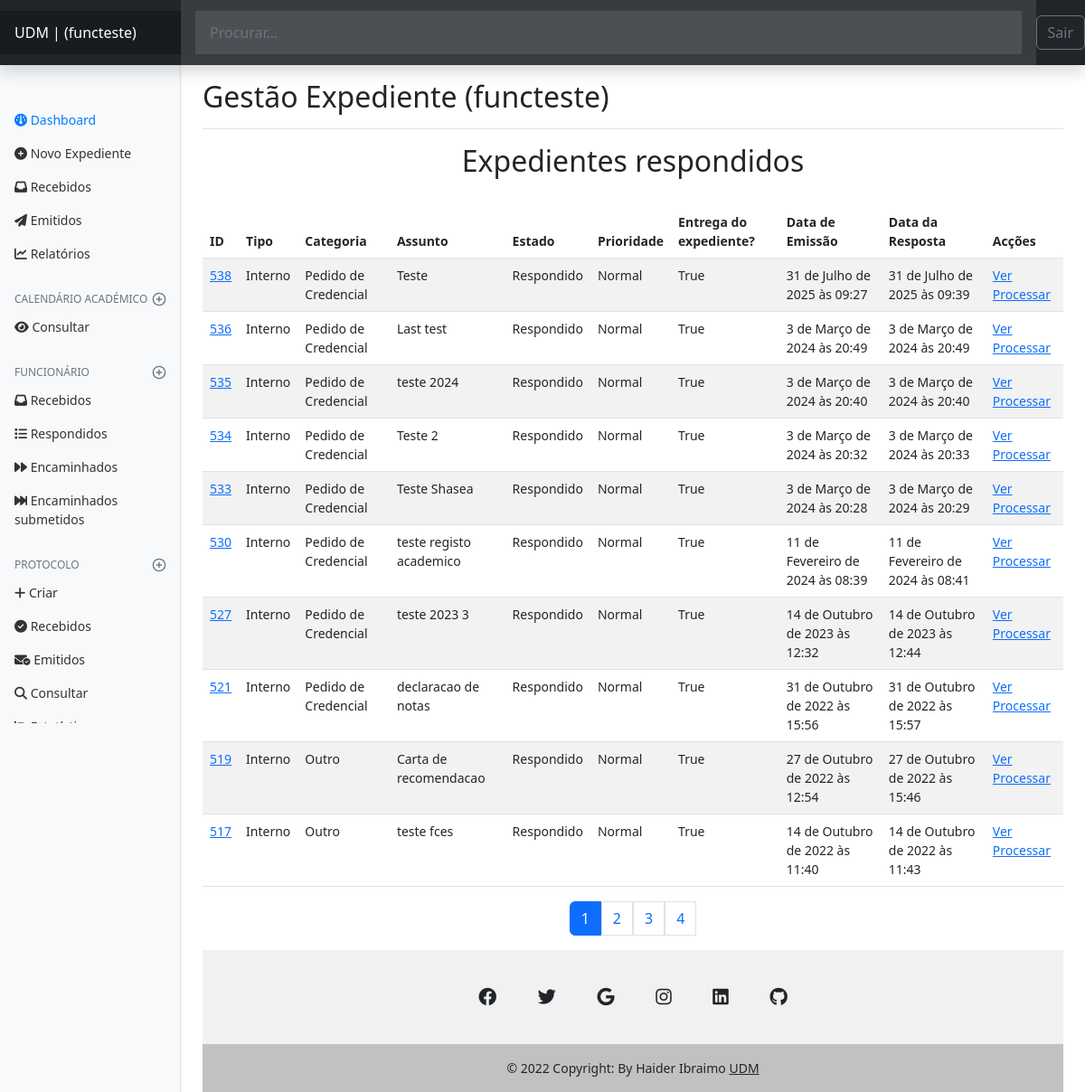
Screenshot of /authors/dashbord/expedient/respondidos_funcionario (signed in) with the database file from the repository.
### expedient/models.py (models this page shows, shortened)
class Expedient(models.Model):
    numero_Ex = models.IntegerField()
    tipo = models.CharField(max_length=50)
    departamento = models.CharField(max_length=100)
    categoria = models.CharField(max_length=100)
    assunto = models.CharField(max_length=150, null=False, )
    prioridade = models.CharField(max_length=20)
    confidencial = models.BooleanField(default=False)
    descricao = models.TextField(null=True, )
    estado = models.CharField(max_length=20)
    anexo = models.FileField(
        upload_to='expedient/uploads/%Y/%m/%d/', null=True,)
    data_emissao = models.DateTimeField(auto_now_add=True)
    data_recepcao = models.DateTimeField(auto_now=True)
    recebido = models.BooleanField(default=False)
    slug = models.SlugField()
    departamento = models.ForeignKey(
        Departamento, on_delete=models.SET_NULL, null=True, default=None)
    usuario = models.ForeignKey(User, on_delete=models.SET_NULL, null=True)

### authors/views.py (the view)
# urls.py: path('dashbord/expedient/respondidos_funcionario', views.dashbord_expedient_respondidos_funcionario,
@login_required(login_url='authors:login', redirect_field_name='next')
def dashbord_expedient_respondidos_funcionario(request):
    id_departamento = Funcionario.objects.get(author=request.user)
    departamento1 = id_departamento.departamento
    print(departamento1)
    funcionario = Funcionario.objects.filter(author=request.user).first()
    expedients = Expedient.objects.filter(departamento=departamento1, recebido=True, estado='Respondido',
                                          )
    page_obj, pagination_range = make_pagination(
        request, expedients, PER_PAGE)
    return render(request,
                  'authors/pages/dashbord_respondidos_funcionario.html', context={
                      'expedients': page_obj,
                      'pagination_range': pagination_range,
                      'funcionario': funcionario
                  }
                  )

### expedient/models.py (called while the page is built)
    def __str__(self):
        return self.nome

### authors/templates/authors/pages/dashbord_respondidos_funcionario.html (shortened to what this page needs)
{% extends 'global/base.html' %}
{% block content %}
<h2 align="center">Expedientes respondidos</h2>
<br>
  <table class="table table-striped table-hover">
    <thead>
     <tr>
        <th>ID </th>
        <th>Tipo</th>
        <th>Categoria</th>
        <th>Assunto</th>
        <th>Estado</th>
        <th>Prioridade</th>
        <th>Entrega do expediente?</th>
        <th>Data de Emissão</th>
        <th>Data da Resposta</th>
        <th>Acções</th>
     </tr>
      </thead>
    {% for expedient in expedients %}
    <tr>
        <td> <a href="{% url 'authors:dashbord_expedient_detail' expedient.id %}">{{ expedient.id }}</a> </td>
        <td>{{ expedient.tipo }}</td>
        <td>{{ expedient.categoria }}</td>
        <td>{{ expedient.assunto }}</td>
        <td>{{ expedient.estado }}</td>
        <td>{{ expedient.prioridade }}</td>
        <td>{{ expedient.recebido }}</td>
        <td>{{ expedient.data_emissao }}</td>
        <td>{{ expedient.data_recepcao }}</td>
        <td> <a href="{% url 'authors:dashbord_expedient_detail' expedient.id %}">Ver</a> <a href="{% url 'authors:dashbord_expedient_detail' expedient.id %}">Processar</a></td>
     </tr>
    {% empty %}
      <li>
        <p>Não tens nenhum expediente.</p>
      </li>
    {% endfor %}
</table>
{% endblock content %}

### expedient/templates/expedient/partials/header.html (shortened to what this page needs)
{% if request.user.is_authenticated %}
<header class="navbar navbar-dark sticky-top bg-dark flex-md-nowrap p-0 shadow">
    <a class="navbar-brand col-md-3 col-lg-2 me-0 px-3 fs-6" href="{% url 'authors:dashbord' %}">UDM  | ({{ request.user.username }}) </a>
    <form action="{% url 'authors:search' %}" method="get" class="form-control form-control-dark w-100 rounded-0 border-0">
    <input class="form-control form-control-dark w-100 rounded-0 border-0" type="text" placeholder="Procurar..." name="search"  aria-label="Search" value="{{ search_term }}">
    </form>
    <div class="navbar-nav">
      <div class="nav-item text-nowrap">
        <form action="{% url 'authors:logout' %}" method="POST">
          <button class="btn btn-outline-secondary" type="submit"> Sair</button>
      </form>
      </div>
    </div>
  </header>
  <div class="container-fluid">
    <div class="row">
      <nav id="sidebarMenu" class="col-md-3 col-lg-2 d-md-block bg-light sidebar collapse">
        <div class="position-sticky pt-3 sidebar-sticky">
          <ul class="nav flex-column"  style="padding-top: 25%;">
            <li class="nav-item">
              <a class="nav-link active" aria-current="page" href="{% url 'authors:dashbord' %}">
                <i class="fa-solid fa-gauge"></i>
                Dashboard
              </a>
            </li>
            <li class="nav-item">
              <a class="nav-link" href="{% url 'authors:dashbord_expedient_new' %}">
               <i class="fa-sharp fa-solid fa-circle-plus"></i>
              Novo Expediente
              </a>
            </li>
            <li class="nav-item">
              <a class="nav-link" href="{% url 'authors:dashbord_expedient_recebidos' %}">
                <i class="fa-sharp fa-solid fa-inbox"></i>
                Recebidos
              </a>
            </li>
            <li class="nav-item">
              <a class="nav-link" href="{% url 'authors:dashbord_expedient_emitidos' %}">
                <i class="fa-sharp fa-solid fa-paper-plane"></i>
                Emitidos
              </a>
            </li>
            <li class="nav-item">
              <a class="nav-link" href="#">
                <i class="fa-sharp fa-solid fa-chart-line"></i>
                Relatórios
              </a>
            </li>
          </ul>
          <h6 class="sidebar-heading d-flex justify-content-between align-items-center px-3 mt-4 mb-1 text-muted text-uppercase">
                <span>Calendário Académico</span>
                <a class="link-secondary" href="#" aria-label="Add a new report">
                  <span data-feather="plus-circle" class="align-text-bottom"></span>
                </a>
              </h6>
              <ul class="nav flex-column mb-2">
                <li class="nav-item">
                  <a class="nav-link" href="{% url 'calendario:calendario_interno'  %}">
                    <i class="fa-solid fa-eye"></i>
                    Consultar
                  </a>
                </li>
              </ul>
{% if not funcionario %}
{% else %}
          <h6 class="sidebar-heading d-flex justify-content-between align-items-center px-3 mt-4 mb-1 text-muted text-uppercase">
            <span>Funcionário</span>
            <a class="link-secondary" href="#" aria-label="Add a new report">
              <span data-feather="plus-circle" class="align-text-bottom"></span>
            </a>
          </h6>
          <ul class="nav flex-column mb-2">
            <li class="nav-item">
              <a class="nav-link" href="{% url 'authors:dashbord_expedient_recebidos_funcionario'  %}">
                <i class="fa-sharp fa-solid fa-inbox"></i>
                Recebidos
              </a>
            </li>
            <li class="nav-item">
              <a class="nav-link" href="{% url 'authors:dashbord_expedient_respondidos_funcionario'  %}">
                <i class="fa-solid fa-list"></i>
                Respondidos
              </a>
            </li>
            <li class="nav-item">
              <a class="nav-link" href="{% url 'authors:dashbord_expedient_encaminhados_funcionario'  %}">
                <i class="fa-sharp fa-solid fa-forward"></i>
                Encaminhados
              </a>
            </li>
            <li class="nav-item">
              <a class="nav-link" href="{% url 'authors:dashbord_expedient_encaminhados_submetidos_funcionario'  %}">
                <i class="fa-solid fa-forward-fast"></i>
                Encaminhados submetidos
              </a>
            </li>
          </ul>
              <h6 class="sidebar-heading d-flex justify-content-between align-items-center px-3 mt-4 mb-1 text-muted text-uppercase">
                <span>Protocolo</span>
                <a class="link-secondary" href="#" aria-label="Add a new report">
                  <span data-feather="plus-circle" class="align-text-bottom"></span>
                </a>
              </h6>
              <ul class="nav flex-column mb-2">
                <li class="nav-item">
                  <a class="nav-link" href="{% url 'authors:dashbord_protocol_new'  %}">
                    <i class="fa-solid fa-plus"></i>
                    Criar
                  </a>
                </li>
                <li class="nav-item">
                  <a class="nav-link" href="{% url 'authors:dashbord_protocol_recebidos'  %}">
                    <i class="fa-solid fa-circle-check"></i>
                    Recebidos
                  </a>
                </li>
                <li class="nav-item">
                  <a class="nav-link" href="{% url 'authors:dashbord_protocol_emitidos'  %}">
                    <i class="fa-solid fa-envelope-circle-check"></i>
                    Emitidos
                  </a>
                </li>
                <li class="nav-item">
                  <a class="nav-link" href="{% url 'authors:protocol_search'  %}">
                    <i class="fa-solid fa-magnifying-glass"></i>
                    Consultar
                  </a>
                </li>
                <li class="nav-item">
                  <a class="nav-link" href="{% url 'authors:protocol_statistics'  %}">
                    <i class="fa-solid fa-chart-bar"></i>
                  </a>
                </li>
              </ul>
  {% endif %}
        </div>
      </nav>
      <main class="col-md-9 ms-sm-auto col-lg-10 px-md-4">
        <div class="d-flex justify-content-between flex-wrap flex-md-nowrap align-items-center pt-3 pb-2 mb-3 border-bottom">
          <h1 class="h2">Gestão Expediente ({{request.user.username}}) </h1>
        </div>
{% endif %}

### base_static/expedient/css/dashboard.css (style rules this page uses)
body { font-size: .875rem; }
.feather { width: 16px; height: 16px; vertical-align: text-bottom; }
.sidebar { position: fixed; top: 0; bottom: 0; left: 0; z-index: 100; padding: 0; box-shadow: inset -1px 0 0 rgba(0, 0, 0, .1); }
.sidebar-sticky { position: -webkit-sticky; position: sticky; top: 48px; height: calc(100vh - 48px); padding-top: .5rem; overflow-x: hidden; overflow-y: auto; }
.sidebar .nav-link { font-weight: 500; color: #333; }
.sidebar .nav-link.active { color: #007bff; }
.sidebar-heading { font-size: .75rem; text-transform: uppercase; }
.navbar-brand { padding-top: .75rem; padding-bottom: .75rem; font-size: 1rem; background-color: rgba(0, 0, 0, .25); box-shadow: inset -1px 0 0 rgba(0, 0, 0, .25); }
.navbar .form-control { padding: .75rem 1rem; border-width: 0; border-radius: 0; }
.form-control-dark { color: #fff; background-color: rgba(255, 255, 255, .1); border-color: rgba(255, 255, 255, .1); }
.border-bottom { border-bottom: 1px solid #e5e5e5; }

### rows the page displays
Expedient: id "538", tipo "Interno", categoria "Pedido de Credencial", assunto "Teste", estado "Respondido", prioridade "Normal", recebido "True", data_emissao "31 de Julho de 2025 às 09:27", data_recepcao "31 de Julho de 2025 às 09:39"
Expedient: id "536", tipo "Interno", categoria "Pedido de Credencial", assunto "Last test", estado "Respondido", prioridade "Normal", recebido "True", data_emissao "3 de Março de 2024 às 20:49", data_recepcao "3 de Março de 2024 às 20:49"
Expedient: id "535", tipo "Interno", categoria "Pedido de Credencial", assunto "teste 2024", estado "Respondido", prioridade "Normal", recebido "True", data_emissao "3 de Março de 2024 às 20:40", data_recepcao "3 de Março de 2024 às 20:40"
Expedient: id "534", tipo "Interno", categoria "Pedido de Credencial", assunto "Teste 2", estado "Respondido", prioridade "Normal", recebido "True", data_emissao "3 de Março de 2024 às 20:32", data_recepcao "3 de Março de 2024 às 20:33"
Expedient: id "533", tipo "Interno", categoria "Pedido de Credencial", assunto "Teste Shasea", estado "Respondido", prioridade "Normal", recebido "True", data_emissao "3 de Março de 2024 às 20:28", data_recepcao "3 de Março de 2024 às 20:29"
Expedient: id "530", tipo "Interno", categoria "Pedido de Credencial", assunto "teste registo academico", estado "Respondido", prioridade "Normal", recebido "True", data_emissao "11 de Fevereiro de 2024 às 08:39", data_recepcao "11 de Fevereiro de 2024 às 08:41"
Expedient: id "527", tipo "Interno", categoria "Pedido de Credencial", assunto "teste 2023 3", estado "Respondido", prioridade "Normal", recebido "True", data_emissao "14 de Outubro de 2023 às 12:32", data_recepcao "14 de Outubro de 2023 às 12:44"
Expedient: id "521", tipo "Interno", categoria "Pedido de Credencial", assunto "declaracao de notas", estado "Respondido", prioridade "Normal", recebido "True", data_emissao "31 de Outubro de 2022 às 15:56", data_recepcao "31 de Outubro de 2022 às 15:57"
Expedient: id "519", tipo "Interno", categoria "Outro", assunto "Carta de recomendacao", estado "Respondido", prioridade "Normal", recebido "True", data_emissao "27 de Outubro de 2022 às 12:54", data_recepcao "27 de Outubro de 2022 às 15:46"
Expedient: id "517", tipo "Interno", categoria "Outro", assunto "teste fces", estado "Respondido", prioridade "Normal", recebido "True", data_emissao "14 de Outubro de 2022 às 11:40", data_recepcao "14 de Outubro de 2022 às 11:43"

### other values shown
{{ request.user.username }} "functeste"
{{ page }} "1"
{{ page }} "2" "3" "4"
